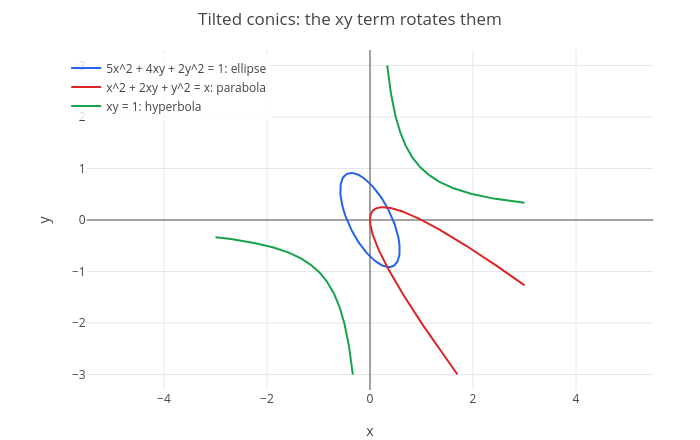

The notebook cell saved with this chart:
### Markdown cell above
So $5x^2 + 4xy + 2y^2 = 1$ is an ellipse, $x^2 + 2xy + y^2 = x$ is a parabola, and $xy = 1$ is a hyperbola. They are
tilted, because of the $xy$ term:

### Code cell
p = implicitplot([5*x^2 + 4*x*y + 2*y^2 == 1, x^2 + 2*x*y + y^2 == x, x*y == 1], x, -3, 3, y, -3, 3);
p = legend(p, "5x^2 + 4xy + 2y^2 = 1: ellipse", "x^2 + 2xy + y^2 = x: parabola", "xy = 1: hyperbola");
labels(title(p, "Tilted conics: the xy term rotates them"), "x", "y")

### Figure 1 — Plotly figure (JSON) as saved in the notebook; plotly's stock layout.template omitted (floating-point values rounded to 4 significant figures; data arrays with more than 128 entries replaced by an {"elided": "..."} marker saying what was removed)
{"data": [{"line": {"color": "#2563eb", "width": 2}, "mode": "lines", "name": "5x^2 + 4xy + 2y^2 = 1: ellipse", "type": "scatter", "x": {"elided": "202 float values"}, "y": {"elided": "202 float values"}}, {"line": {"color": "#dc2626", "width": 2}, "mode": "lines", "name": "x^2 + 2xy + y^2 = x: parabola", "type": "scatter", "x": {"elided": "333 float values"}, "y": {"elided": "333 float values"}}, {"line": {"color": "#16a34a", "width": 2}, "mode": "lines", "name": "xy = 1: hyperbola", "type": "scatter", "x": {"elided": "358 float values"}, "y": {"elided": "358 float values"}}], "layout": {"height": 440, "legend": {"bgcolor": "rgba(255,255,255,0.8)", "x": 0.01, "xanchor": "left", "y": 0.99, "yanchor": "top"}, "margin": {"b": 50, "l": 60, "r": 20, "t": 50}, "showlegend": true, "title": {"text": "Tilted conics: the xy term rotates them"}, "width": 700, "xaxis": {"constrain": "domain", "range": [-5.5, 5.5], "title": {"text": "x"}, "zeroline": true}, "yaxis": {"constrain": "domain", "range": [-3.3, 3.3], "scaleanchor": "x", "scaleratio": 1, "title": {"text": "y"}, "zeroline": true}}}
